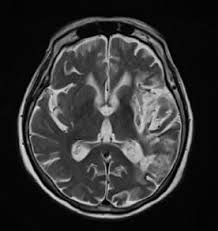
#> input picture images.jpeg, 218 x 231 px
$ python latihan2.py
#> lines starting #> are read from the running program, lines starting #| are printed output that depends on the picture
import cv2 as cv
import numpy as np
from matplotlib import pyplot as plt

img = cv.imread('images.jpeg')
#> img is the input picture: shape (231, 218, 3); min 0, max 224, mean 50.4
laplacian64f = cv.Laplacian(img, cv.CV_64F)
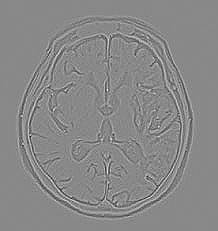
#> laplacian64f: shape (231, 218, 3) float64; min -285, max 247, mean 0; drawn with min black and max white
abs_laplacian64f = np.absolute(laplacian64f)
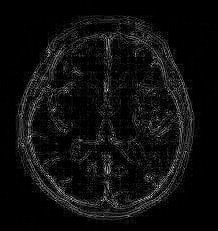
#> abs_laplacian64f: shape (231, 218, 3) float64; min 0, max 285, mean 16.4; drawn with min black and max white
laplacian_8u = np.uint8(abs_laplacian64f)
sobelx64f = cv.Sobel(img, cv.CV_64F,1,0,ksize=3)
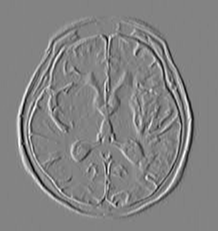
#> sobelx64f: shape (231, 218, 3) float64; min -726, max 684, mean 0; drawn with min black and max white
abs_sobelx64f = np.absolute(sobelx64f)
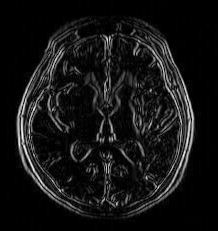
#> abs_sobelx64f: shape (231, 218, 3) float64; min 0, max 726, mean 59.5; drawn with min black and max white
sobelx_8u = np.uint8(abs_sobelx64f)
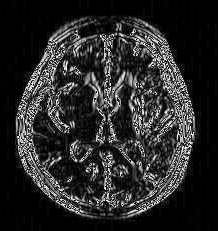
#> sobelx_8u: shape (231, 218, 3); min 0, max 255, mean 40.9
sobely64f = cv.Sobel(img, cv.CV_64F,1,0,ksize=3)
abs_sobely64f = np.absolute(sobely64f)
sobely_8u = np.uint8(abs_sobely64f)
magnitudesobel = cv.magnitude(sobelx64f, sobely64f)
abs_sobel64f = np.absolute(magnitudesobel)
sobel_8u = np.uint8(abs_sobel64f)
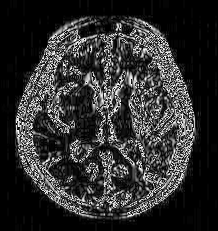
#> sobel_8u: shape (231, 218, 3); min 0, max 255, mean 47

plt.subplot(3,2,1), plt.imshow(img, cmap='gray')
plt.title('Original'), plt.xticks([]), plt.yticks([])
plt.subplot(3,2,2), plt.imshow(laplacian_8u, cmap='gray')
plt.title('Laplacian'), plt.xticks([]), plt.yticks([])
plt.subplot(3,2,3), plt.imshow(sobelx_8u, cmap='gray')
plt.title('Sobel X'), plt.xticks([]), plt.yticks([])
plt.subplot(3,2,4), plt.imshow(sobely64f, cmap='gray')
plt.title('Sobel Y'), plt.xticks([]), plt.yticks([])
plt.subplot(3,2,5), plt.imshow(sobel_8u, cmap='gray')
plt.title('Sobel Magnitude'), plt.xticks([]), plt.yticks([])
plt.show()
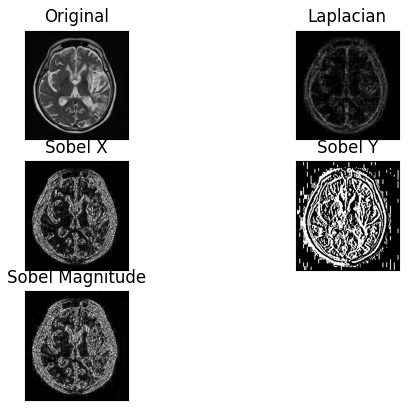
#> figure drawn by matplotlib, 5 panels

cv.imshow('Original', img)
cv.imshow('Laplacian', laplacian_8u)
cv.imshow('Sobel X', sobelx_8u)
cv.imshow('Sobel Y', sobely_8u)
cv.imshow('Sobel Magnitude', sobel_8u)
cv.waitKey(0)
cv.destroyAllWindows()
